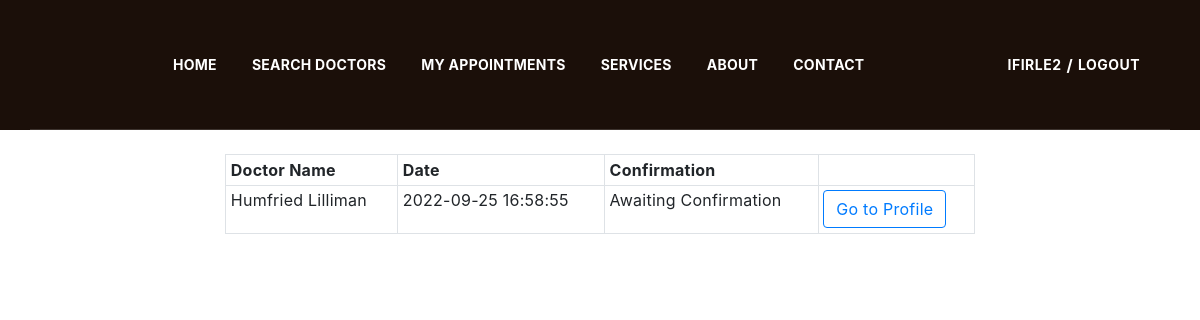
Page /php/patient/myAppointments.php (signed in) on the committed database.
### tables this page shows
CREATE TABLE `appointments` (
  `id` int(11) NOT NULL,
  `date` datetime NOT NULL,
  `confirmed` tinyint(1) DEFAULT 0,
  `patientID` int(11) NOT NULL,
  `doctorID` int(11) NOT NULL
);

CREATE TABLE `doctors` (
  `id` int(11) NOT NULL,
  `username` varchar(50) NOT NULL,
  `password` varchar(255) NOT NULL,
  `name` varchar(255) DEFAULT NULL,
  `email` varchar(255) DEFAULT NULL,
  `avatarUrl` varchar(255) DEFAULT NULL,
  `phone` varchar(50) DEFAULT NULL,
  `location` varchar(255) DEFAULT NULL,
  `insurance` varchar(255) DEFAULT NULL,
  `specialisation` varchar(255) DEFAULT NULL,
  `price` double DEFAULT NULL,
  `description` text DEFAULT NULL
);

### php/patient/myAppointments.php (the view, shortened to what this page needs)
<?php
include("../connect.php");
$id = $_SESSION["id"];
$query ="SELECT d.name, a.* FROM appointments as a JOIN doctors as d ON a.doctorID=d.id WHERE patientID={$id} ORDER BY a.date";
$result = $conn->query($query);
if($result->num_rows > 0){
    $appointments = mysqli_fetch_all($result, MYSQLI_ASSOC);
}
?>
<html>
<head>
    <link href="../assets/css/style.css" rel="stylesheet" />
    <link rel="stylesheet" href="https://cdn.jsdelivr.net/npm/bootstrap@4.2.1/dist/css/bootstrap.min.css">
</head>
<body>
<div>
    <div class="content-wrapper">
        <header class="header-area header-default transparent sticky" style="background-color : #1B0F09 !important">
            <div class="container">
                <div class="row align-items-center">
                    <div class="col-lg-12">
                        <div class="header-align">
                            <div class="header-navigation-area">
                                <ul class="main-menu nav justify-content-center">
                                    <li id="home"><a href="../index.php">Home</a></li>
                                    <?php if ($_SESSION['type'] === 'patient'){
                                        echo '<li id="searchDocs"><a href="searchDocs.php?id='.$_SESSION['id'].'">Search Doctors</a></li>
                                                <li id="myAppointments"><a href="myAppointments.php?id='.$_SESSION['id'].'">My Appointments</a></li>';
                                    } else if($_SESSION['type'] === 'doctor'){
                                        echo '<li id="myAppointments"><a href="myAppointments.php?id='.$_SESSION['id'].'">My Appointments</a></li>
                                                <li id="myProfiel"><a href="myProfile.php?id='.$_SESSION['id'].'">My Profile</a></li>';
                                    } else if($_SESSION['type'] === 'admin'){
                                        '<li id="mngAppointments"><a href="admin/manageAppointments.php">Manage Appointments</a></li>
                                         <li id="mngDocs"><a href="admin/manageDoctors.php">Manage Doctors</a></li>';
                                    }
                                    ?>
                                    <li id="services"><a href="../services.php">Services</a></li>
                                    <li id="about"><a href="../about.php">About</a></li>
                                    <li id="contact"><a href="../contact.php">Contact</a></li>
                                </ul>
                            </div>
                            <div class="header-action-area">
                                <div class="login-reg">
                                    <a href=""><?php echo $_SESSION['username']?></a><span>/</span><a href="../logout.php">logout</a> <i class="icon icofont-user-alt-3"></i>
                                </div>
                            </div>
                        </div>
                    </div>
                </div>
            </div>
        </header>
        <div class="container-fluid text-center">
            <div class="col-sm-12 col-md-10 col-lg-8 mx-auto mt-4">
                <div class="table-responsive  table-sm mb-5">
                    <table class="table table-hover table-bordered">
                        <tr>
                            <th>Doctor Name</th>
                            <th>Date</th>
                            <th>Confirmation</th>
                            <th></th>
                        </tr>
                        <?php
                        if(isset($appointments) ){
                            foreach ($appointments as $value) {
                                $confirmation = $value["confirmed"] ? "Confirmed" : "Awaiting Confirmation";
                                echo "
                                <tr>
                                <td>{$value['name']}</td>
                                <td>{$value['date']}</td>
                                <td>{$confirmation}</td>
                                <td><a href='../doctor/myProfile.php?id={$value['doctorID']}' type='button' class='btn btn-outline-primary'>Go to Profile</a></td>
                                </tr>
                            ";
                            }
                        }
                        ?>
                </div>
            </div>
        </div>
    </div>
</div>
</body>
</html>

### rows in the picture
appointments: doctorID.name "Humfried Lilliman", date "2022-09-25 16:58:55", confirmed "Awaiting Confirmation"

### other values in the picture
$_SESSION['username'] "IFIRLE2"
